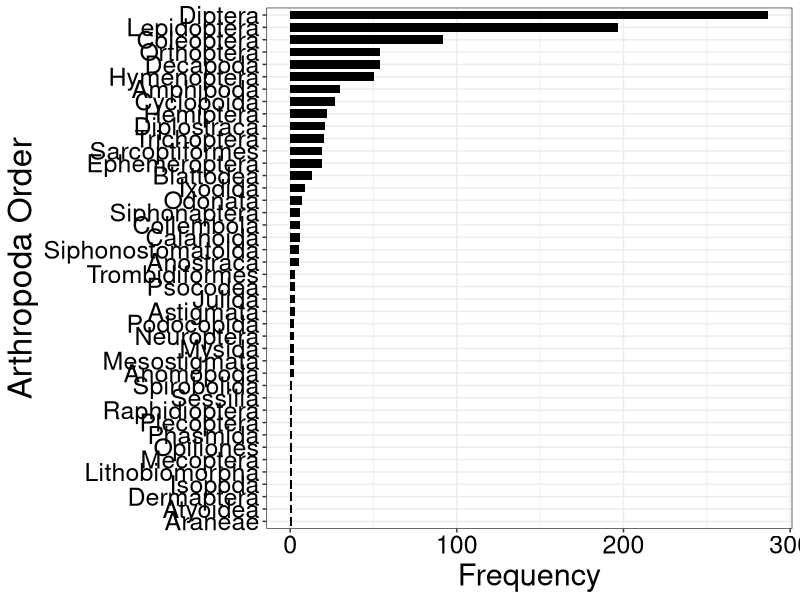
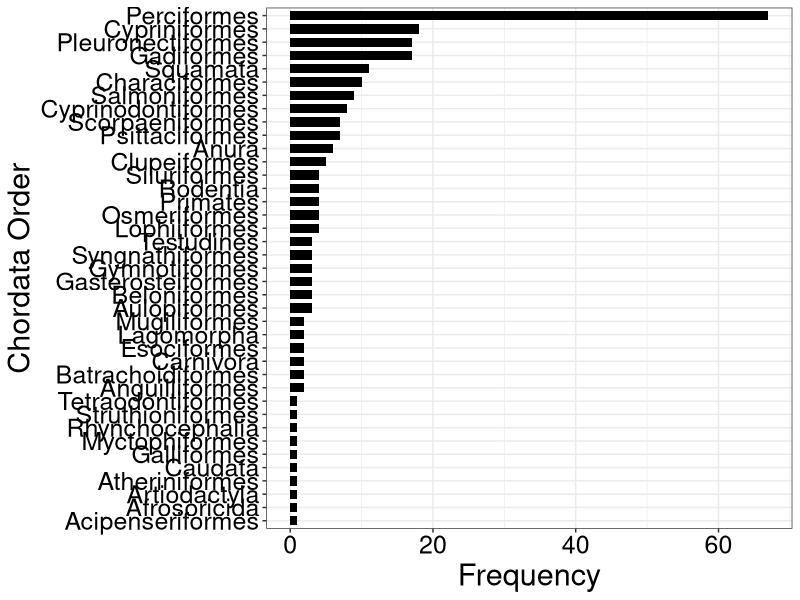

Write the R code that produced these figures, in order.

#
# Make bar charts of orders within phyla
#
# Jason Jiang - Created: 2020/07/12
#                     Last Edit: 2021/02/12
#
# Reinke Lab - Microsporidia Database Project
#
# Goal: Write code for getting the orders within infected phyla, and making
# bar charts representing the orders within each phylum.
#
#
# -----------------------------------------------------------------------------


# Load useful packages
library(tidyverse)
library(readxl)


# Set working directory, this is the directory I use
setwd("P:/Shared/Microsporidia database/Figure 2 (Jason)/2C - Diversity of orders in major phyla")


# Load data containing host taxonomic information
host_taxonomy <-
  read_xlsx("Table S2 Host Masterlist.xlsx")


# We are interested in analyzing the orders within these phyla
phyla_of_interest = c('Arthropoda', 'Chordata')


# Helper functions for extracting phylum and order data from a row
get_host_phylum <- function(taxonomy_str) {
  return(strsplit(taxonomy_str, ';')[[1]][2])
}


get_host_order <- function(taxonomy_str) {
  if(lengths(strsplit(taxonomy_str, ';'))[[1]] >= 4) {
    return(strsplit(taxonomy_str, ';')[[1]][4])
  }
  else {
    return('')
  }
}


# Exclude rows w/out taxonomic data, and only consider entries containing our
# phyla of interest
# Also create new columns for the phylum and order of each species
host_taxonomy <- host_taxonomy %>%
  select(Host_formatted, Taxonomy) %>%
  filter(!is.na(Taxonomy)) %>%
  filter(grepl("Chordata", Taxonomy, fixed = TRUE) |
           grepl("Arthropoda", Taxonomy, fixed = TRUE)) %>%
  rowwise() %>%
  dplyr::mutate('Phylum' = get_host_phylum(Taxonomy),
                'Order' = get_host_order(Taxonomy)) %>%
  filter(Order != '' & Order != ' ')


# Select Arthropoda data from host_taxonomy, so we can make a frequency bar
# chart of the orders in Arthropoda
arthropoda_data <- host_taxonomy %>%
  filter(Phylum == 'Arthropoda', !grepl("Not assigned", Order, fixed = TRUE))


arthropoda_order_freqs <- as.data.frame(table(arthropoda_data$Order))


ggplot(data = arthropoda_order_freqs) +
  geom_col(mapping = aes(x = reorder(Var1, Freq), y = Freq),
           fill = 'black',
           alpha = 1, width = 0.7) +
  coord_flip() +
  labs(y = 'Frequency', x = 'Arthropoda Order') +
  theme_bw() +
  theme(axis.text = element_text(size = 18, color = "black"),
        axis.title = element_text(size = 24),
        axis.title.x = element_text(size = 22))


# Select Chordata data from host_taxonomy, so we can make a frequency bar chart
# of the orders in Chordata
chordata_data <- host_taxonomy %>%
  filter(Phylum == 'Chordata', !grepl("Not assigned", Order, fixed = TRUE))


chordata_order_freqs <- as.data.frame(table(chordata_data$Order))


ggplot(data = chordata_order_freqs) +
  geom_col(mapping = aes(x = reorder(Var1, Freq), y = Freq),
           fill = 'black',
           alpha = 1, width = 0.7) +
  coord_flip() +
  labs(y = 'Frequency', x = 'Chordata Order') +
  theme_bw() +
  theme(axis.text = element_text(size = 18, color = "black"),
        axis.title = element_text(size = 22),
        axis.title.x = element_text(size = 22))